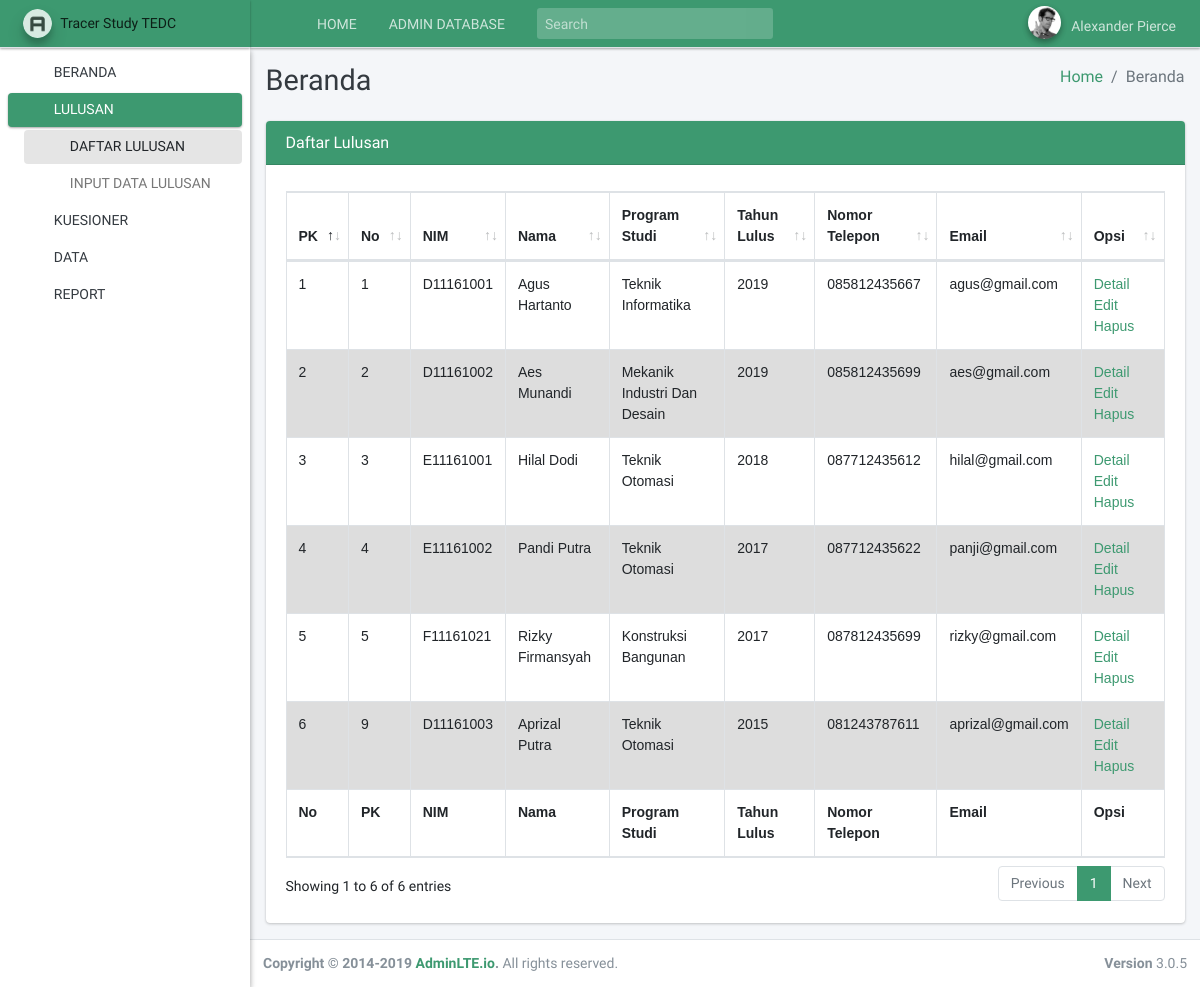
The app's page /lulusan/list/ (signed in), older data.
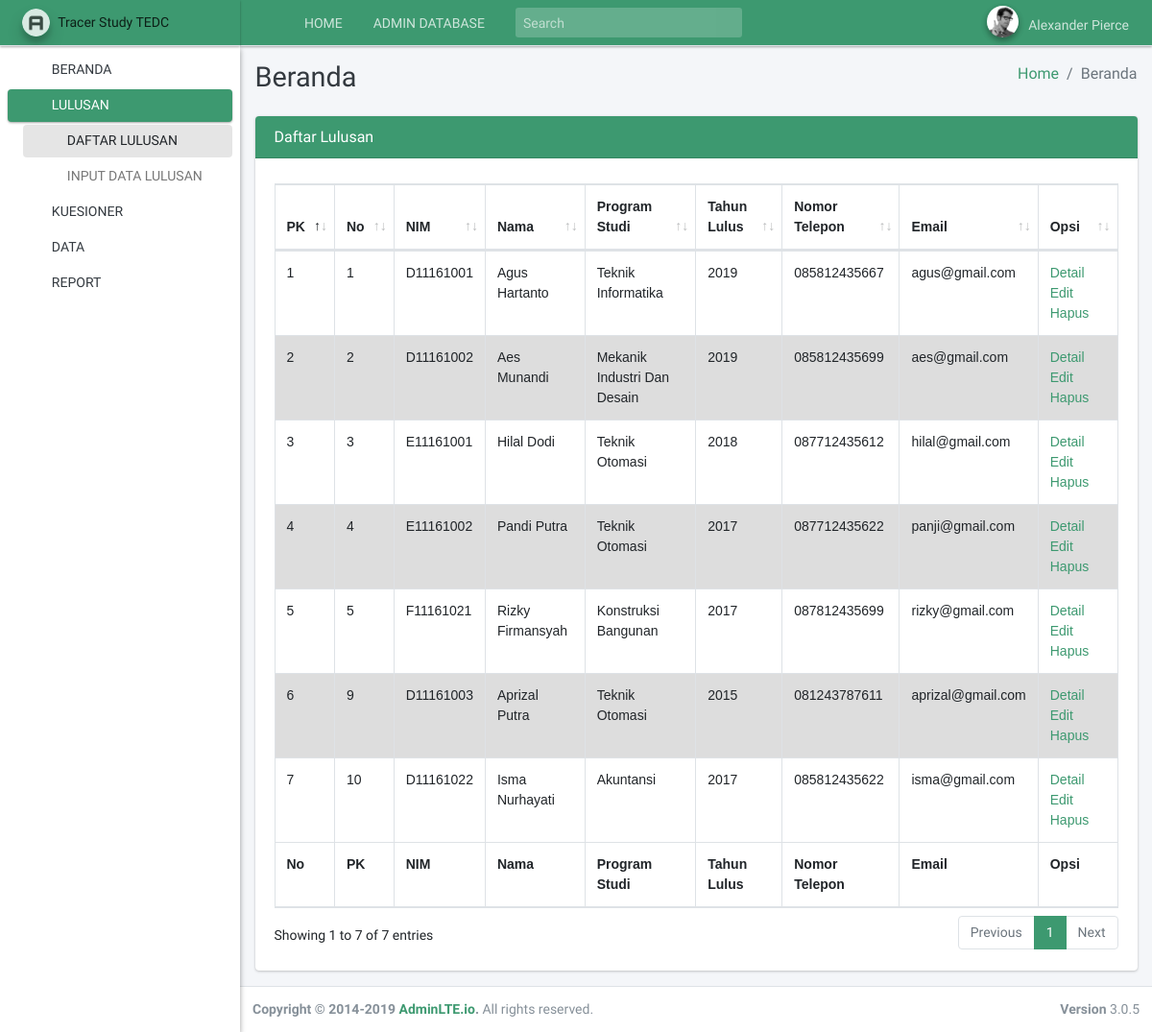
The same page, newer data.
### kuesioner/models.py (models this page shows, shortened)
class MasterFSatu(models.Model):
    nomor_mahasiswa     = models.CharField(
                            max_length=12,
                            unique=True)
    DEFAULT_POLTEK = 1
    master_poltek_id    = models.ForeignKey(
                        MasterPoltekTedc,
                        models.SET_NULL,
                        blank=True,
                        null=True,
                        default=DEFAULT_POLTEK,
    )
    master_prodi_id     = models.ForeignKey(
                        MasterProdi,
                        models.SET_NULL,
                        blank=True,
                        null=True,
    )
    LIST_OF_YEAR = []
    for y in range(2004, (datetime.now().year+1)):
        LIST_OF_YEAR.append((y, y))
    tahun_lulus         = models.PositiveSmallIntegerField(
                            choices=LIST_OF_YEAR,
    )
    nama                = models.CharField(max_length=100)
    nomor_telepon       = models.CharField(max_length=13)
    alamat_email        = models.EmailField()
    slug                = models.SlugField(blank=True, editable=False)
    created             = models.DateTimeField(auto_now_add=True)
    updated             = models.DateTimeField(auto_now=True)

### poltektedc/models.py (models this page shows, shortened)
class MasterProdi(models.Model):
    kode            = models.PositiveIntegerField()
    nama            = models.CharField(max_length=100)
    STATUS_PRODI = (
        ('A', 'Aktif'),
        ('T', 'Tutup'),
    )
    status          = models.CharField(
                        max_length=5,
                        choices=STATUS_PRODI,
                        default='Tutup',
    )
    LIST_DIPLOMA = (
        ('D1', 'Diploma 1 (Satu)'),
        ('D3', 'Diploma 3 (Tiga)'),
        ('D4', 'Diploma 4 (Empat)'),
    )
    jejang          = models.CharField(
                        max_length=2,
                        choices=LIST_DIPLOMA,
    )
    created         = models.DateTimeField(auto_now_add=True)
    updated         = models.DateTimeField(auto_now=True)
    class Meta :
        ordering = ['nama']

### lulusan/views.py (the view)
# urls.py: path('list/', login_required(LulusanListView.as_view()), name='list'),
class LulusanListView(ListView):
    model               = MasterFSatu
    context_object_name = 'list_of_lulusan'
    template_name       = 'lulusan/lulusan_list.html'
    extra_context       = {
        'title': 'Daftar Lulusan',
        'nav_item_lulusan': 'menu-open',
        'nav_status_lulusan': 'active',
        'nav_status_daftar_lulusan': 'active',
    }
    def get_context_data(self, *args, **kwargs):
        self.kwargs.update(self.extra_context)
        kwargs = self.kwargs
        return super().get_context_data(*args, **kwargs)

### lulusan/templates/lulusan/lulusan_list.html (shortened to what this page needs)
{% extends 'base.html' %}
{% load static %}
{% block stylesheets %}
    {% include 'lib/_styles.html' %}
    <link rel="stylesheet" href="{% static 'admin-lte/plugins/datatables-bs4/css/dataTables.bootstrap4.min.css' %}">
    <link rel="stylesheet" href="{% static 'admin-lte/plugins/datatables-responsive/css/responsive.bootstrap4.min.css' %}">
{% endblock  %}
{% block content %}
    <div class="row">
        <div class="col-12">
            <div class="card card-olive text-sm">
                <div class="card-header">
                    <h3 class="card-title">{{title}}</h3>
                </div>
                <div class="card-body">
                    <table id="example2" class="table table-bordered table-hover">
                        <thead>
                            <tr>
                                <th>PK</th>
                                <th>No</th>
                                <th>NIM</th>
                                <th>Nama</th>
                                <th>Program Studi</th>
                                <th>Tahun Lulus</th>
                                <th>Nomor Telepon</th>
                                <th>Email</th>
                                <th>Opsi</th>
                            </tr>
                        </thead>
                        <tbody>
                        {% for lulusan in list_of_lulusan %}
                            <tr>
                                <td>{{forloop.counter}}</td>
                                <td>{{lulusan.pk}}</td>
                                <td>{{lulusan.nomor_mahasiswa}}</td>
                                <td>{{lulusan.nama}}</td>
                                <td>{{lulusan.master_prodi_id.nama}}</td>
                                <td>{{lulusan.tahun_lulus}}</td>
                                <td>{{lulusan.nomor_telepon}}</td>
                                <td>{{lulusan.alamat_email}}</td>
                                <td>
                                    <a href="{% url 'lulusan:detail' lulusan.slug %}">Detail</a>
                                    <a href="{% url 'lulusan:update' lulusan.pk %}">Edit</a>
                                    <a href="{% url 'lulusan:delete' lulusan.pk %}">Hapus</a>
                                </td>
                            </tr>
                        {% endfor %}
                        </tbody>
                        <tfoot>
                            <tr>
                                <th>No</th>
                                <th>PK</th>
                                <th>NIM</th>
                                <th>Nama</th>
                                <th>Program Studi</th>
                                <th>Tahun Lulus</th>
                                <th>Nomor Telepon</th>
                                <th>Email</th>
                                <th>Opsi</th>
                            </tr>
                        </tfoot>
                    </table>
                </div>
            </div>
        </div>
    </div>
{% endblock %}

Row changes from the older to the newer data that the page shows:
added MasterFSatu: pk "10", nomor_mahasiswa "D11161022", nama "Isma Nurhayati", master_prodi_id.nama "Akuntansi", tahun_lulus "2017", nomor_telepon "085812435622", alamat_email "isma@gmail.com"
Text that changed along with them:
text written by a page script: "Showing 1 to 6 of 6 entries Previous 1 Next" → "Showing 1 to 7 of 7 entries Previous 1 Next"
